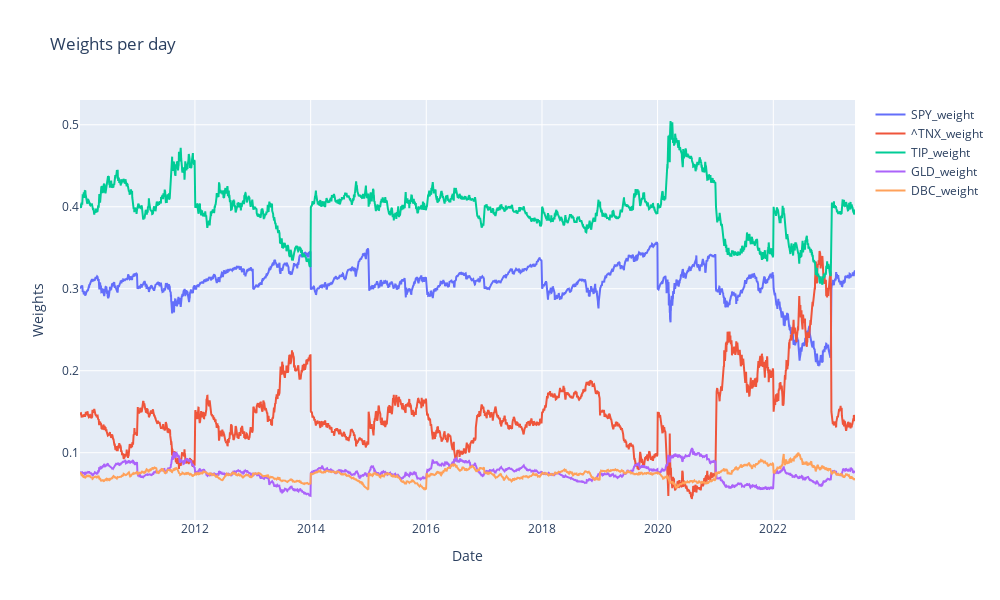

The notebook cell saved with this chart:
### Code cell
fig = go.Figure()

# Loop through each stock and add a trace for its shares
for stock in stocks:
    fig.add_trace(go.Scatter(x=stock_data.index, y=stock_data[stock + '_weight'], mode='lines', name=stock + '_weight'))

fig.update_layout(title='Weights per day',
                  xaxis_title='Date',
                  yaxis_title='Weights',
                  width=1000,
                  height=600)

fig.show()

### Figure 1 — Plotly figure (JSON) as saved in the notebook; plotly's stock layout.template omitted (floating-point values rounded to 4 significant figures; data arrays with more than 128 entries replaced by an {"elided": "..."} marker saying what was removed)
{"data": [{"mode": "lines", "name": "SPY_weight", "type": "scatter", "x": {"elided": "3372 str values"}, "y": {"elided": "3372 float values"}}, {"mode": "lines", "name": "^TNX_weight", "type": "scatter", "x": {"elided": "3372 str values"}, "y": {"elided": "3372 float values"}}, {"mode": "lines", "name": "TIP_weight", "type": "scatter", "x": {"elided": "3372 str values"}, "y": {"elided": "3372 float values"}}, {"mode": "lines", "name": "GLD_weight", "type": "scatter", "x": {"elided": "3372 str values"}, "y": {"elided": "3372 float values"}}, {"mode": "lines", "name": "DBC_weight", "type": "scatter", "x": {"elided": "3372 str values"}, "y": {"elided": "3372 float values"}}], "layout": {"height": 600, "title": {"text": "Weights per day"}, "width": 1000, "xaxis": {"title": {"text": "Date"}}, "yaxis": {"title": {"text": "Weights"}}}}
